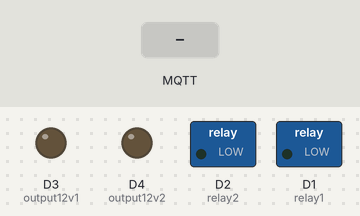
The program below on a simulated ESP8266 (NodeMCU). Shown: switched loads named in the program (green lamp = pin HIGH), output pins drawn as LEDs (lit = HIGH). Inputs (shaded band) come from the test bench. WiFi joins after 1.5 s; servers stay silent unless stated; no MQTT or app messages arrive unless stated; what the program prints to the serial monitor is not drawn.

Above: at 2.7 s.
2.8 s: MQTT message "on" arrives on the first subscribed topic
At 3.2 s:
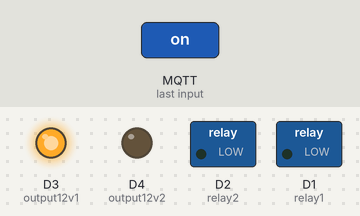
4.3 s: MQTT message "on" arrives on the second subscribed topic
At 5.5 s:
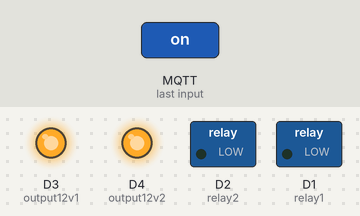
5.8 s: MQTT message "off" arrives on the first subscribed topic
At 6.7 s:
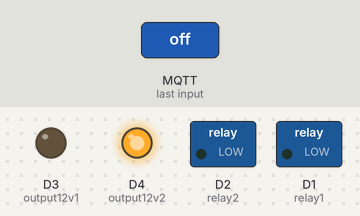
7.3 s: MQTT message "on" arrives on the third subscribed topic
At 7.9 s:
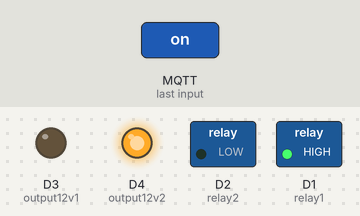
8.8 s: MQTT message "off" arrives on the second subscribed topic
At 10.0 s:
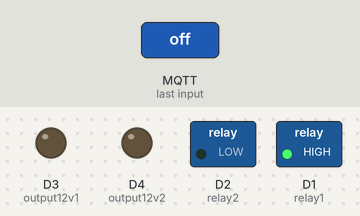
10.3 s: MQTT message "off" arrives on the third subscribed topic
At 11.4 s:
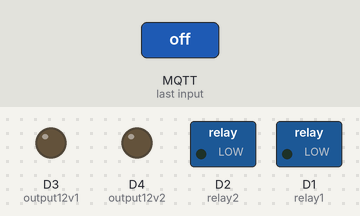
Timing chart, 0 to 12.8 s (numbered marks = the images above; inputs shaded):
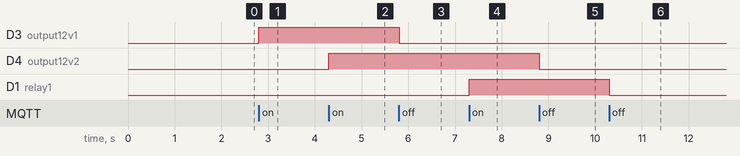

The program:

main.cpp
```cpp
#include <Arduino.h>
#include <ESP8266WiFi.h>
#include <PubSubClient.h>

#define output12v2 D4
#define output12v1 D3
#define relay2 D2
#define relay1 D1

#define MQTT_AUTH true
#define MQTT_USERNAME "<MQTT_USERNAME>"
#define MQTT_PASSWORD "<MQTT_PASSWORD>"

const char* ssid = "<SSID>";
const char* password = "<SSID_PASSWORD>";

const String HOSTNAME  = "<HOSTNAME>";
const String MQTT_LIGHT_TOPIC1 = "<TOPIC1>";
const String MQTT_LIGHT_TOPIC2 = "<TOPIC2>";
const String MQTT_LIGHT_TOPIC3 = "<TOPIC3>";
const String MQTT_LIGHT_TOPIC4 = "<TOPIC4>";
const String MQTT_LIGHT_STATE_TOPIC1 = "<STATUS_TOPIC1>";
const String MQTT_LIGHT_STATE_TOPIC2 = "<STATUS_TOPIC2>";
const String MQTT_LIGHT_STATE_TOPIC3 = "<STATUS_TOPIC3>";
const String MQTT_LIGHT_STATE_TOPIC4 = "<STATUS_TOPIC4>";
const char* WILL_TOPIC = "devices/will";
const String DEVICE_TOPIC = "devices/list";
const char* WILL_MESSAGE = "<WILL_MESSAGE>";
const char* MQTT_SERVER = "<MQTT_SERVER";

WiFiClient wclient;
PubSubClient client(MQTT_SERVER,1883,wclient);

void turn_on(int billy){
  if( billy == 1 ){
    digitalWrite(output12v1,HIGH);
    client.publish(MQTT_LIGHT_STATE_TOPIC1.c_str(),"ON",true);
    Serial.println("on");
  }
  if (billy == 2 ) {
    digitalWrite(output12v2,HIGH);
    client.publish(MQTT_LIGHT_STATE_TOPIC2.c_str(),"ON",true);
  }
  if (billy == 3 ) {
    digitalWrite(relay1,HIGH);
    client.publish(MQTT_LIGHT_STATE_TOPIC3.c_str(),"ON",true);
  }
  if (billy == 4 ) {
    digitalWrite(relay2,HIGH);
    client.publish(MQTT_LIGHT_STATE_TOPIC4.c_str(),"ON",true);
  }
}
//-------------------------------------------

void turn_off(int billy){
  if( billy == 1 ){
    digitalWrite(output12v1,LOW);
    client.publish(MQTT_LIGHT_STATE_TOPIC1.c_str(),"OFF",true);
    Serial.println("off");
  }
  if (billy == 2 ){
    digitalWrite(output12v2,LOW);
    client.publish(MQTT_LIGHT_STATE_TOPIC2.c_str(),"OFF",true);
  }
  if (billy == 3 ){
    digitalWrite(relay1,LOW);
    client.publish(MQTT_LIGHT_STATE_TOPIC3.c_str(),"OFF",true);
  }
  if (billy == 4 ){
    digitalWrite(relay2,LOW);
    client.publish(MQTT_LIGHT_STATE_TOPIC4.c_str(),"OFF",true);
  }
}
//-------------------------------------------
void callback(char* topic, byte* payload, unsigned int length) {
  String payloadStr = "";
  Serial.println("callback");
  for (int i=0; i<length; i++) {
    payloadStr += (char)payload[i];
  }
  Serial.println(payloadStr);
  String topicStr = String(topic);
  if(topicStr.equals(MQTT_LIGHT_TOPIC1)){
    if(payloadStr.equals("off")){
      turn_off(1);
    }
    else if(payloadStr.equals("on")){
      turn_on(1);
    }
  }
  if(topicStr.equals(MQTT_LIGHT_TOPIC2)){
    if(payloadStr.equals("off")){
      turn_off(2);
    }
    else if(payloadStr.equals("on")){
      turn_on(2);
    }
  }
  if(topicStr.equals(MQTT_LIGHT_TOPIC3)){
    if(payloadStr.equals("off")){
      turn_off(3);
    }
    else if(payloadStr.equals("on")){
      turn_on(3);
    }
  }
  if(topicStr.equals(MQTT_LIGHT_TOPIC4)){
    if(payloadStr.equals("off")){
      turn_off(4);
    }
    else if(payloadStr.equals("on")){
      turn_on(4);
    }
  }
}
//-------------------------------------------
bool checkMqttConnection(){
  if (!client.connected()) {
    if (client.connect(HOSTNAME.c_str(),MQTT_USERNAME, MQTT_PASSWORD, WILL_TOPIC, 0, 0, WILL_MESSAGE, 0)) {
      Serial.println("CONNECTED");
      client.subscribe(MQTT_LIGHT_TOPIC1.c_str());
      client.subscribe(MQTT_LIGHT_TOPIC2.c_str());
      client.subscribe(MQTT_LIGHT_TOPIC3.c_str());
      client.subscribe(MQTT_LIGHT_TOPIC4.c_str());
      client.publish(DEVICE_TOPIC.c_str(),HOSTNAME.c_str(),true);
    }
  }
  return client.connected();
}
//-------------------------------------------
void connectWifi(){
  WiFi.begin(ssid, password);
  WiFi.mode(WIFI_STA);
  Serial.println(".");
  while (WiFi.status() != WL_CONNECTED) {
    delay(500);
    Serial.print(".");
  }
  Serial.println("");
  Serial.print("Ligado a ");
  Serial.println(ssid);
  Serial.print("Endereço IP: ");
  Serial.println(WiFi.localIP());
}
//-------------------------------------------
void setup() {
  Serial.begin(115200);
  client.setCallback(callback);
  pinMode(output12v1,OUTPUT);
  pinMode(output12v2,OUTPUT);
  pinMode(relay1,OUTPUT);
  pinMode(relay2,OUTPUT);
  connectWifi();


}

void loop() {
  if (WiFi.status() == WL_CONNECTED) {
    if (checkMqttConnection()){
      client.loop();
    }
  }else{
    connectWifi();
  }
}
```

Measured:
- after the input at 2.8 s, D3 (output12v1): LOW → HIGH at once
- after the input at 4.3 s, D4 (output12v2): LOW → HIGH at once
- after the input at 5.8 s, D3 (output12v1): HIGH → LOW at once
- after the input at 7.3 s, D1 (relay1): LOW → HIGH at once
- after the input at 8.8 s, D4 (output12v2): HIGH → LOW at once
- after the input at 10.3 s, D1 (relay1): HIGH → LOW at once
